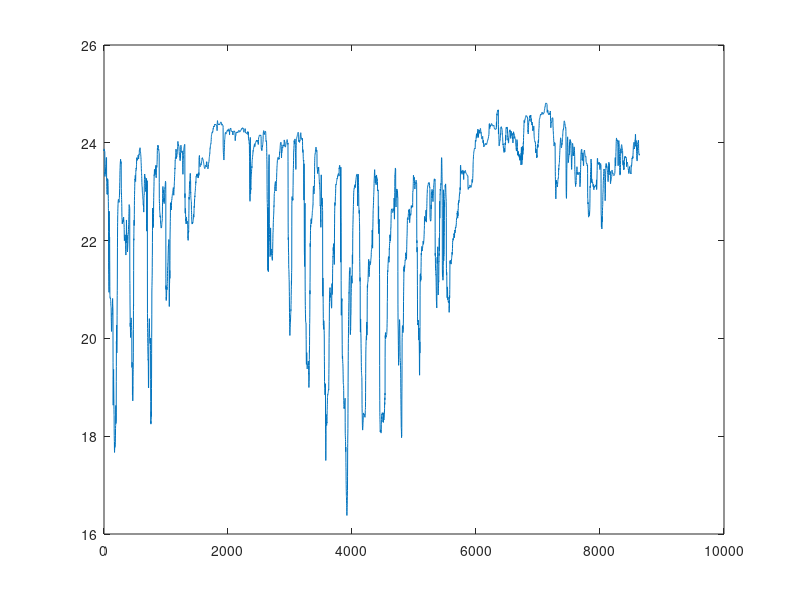

MATLAB code to generate this figure: (Note: this script raises an error after producing the figure.)
clear;clc;clf
load('xx.txt')
% x1 = xx(1:6098);
x1 = xx(1:end);
figure(1)
plot(x1)
% 一天有 288 筆資料
w = wt2(x1,5.5,50,4000,100);
wx = linspace(1,length(x1)/288,size(w,2)); % 12 天相當於 288 小時
% 總共 length(x1)/288 天
wy = linspace(288/50,288/4000,size(w,1))';
figure(2)
img(wx,wy,flipud(w));
ylabel('Frequncy (cycle/day)')
xlabel('numbers of day')
title('wavelet frequency')
colormap('jet');
c = colorbar;
c.Label.String = 'power';
%%
figure(3)
ws = sum(rot90(w));
loglog(wy,fliplr(ws));
xlabel('Frequncy (cycle/day)')
ylabel('Estimated spectrum')
title('wavelet power spectrum')
%%
figure(4)
% [p,ff] = psd(detrend(x1),length(x1),100,hanning(length(x1)));
[p,ff] = pwelch(detrend(x1),length(x1),100,length(x1),288);
loglog(wy,fliplr(ws),'g',ff,p,'b');
ylabel('power [log scale]')
xlabel('frequncy [log scale]')
title('power spectrum');grid on;